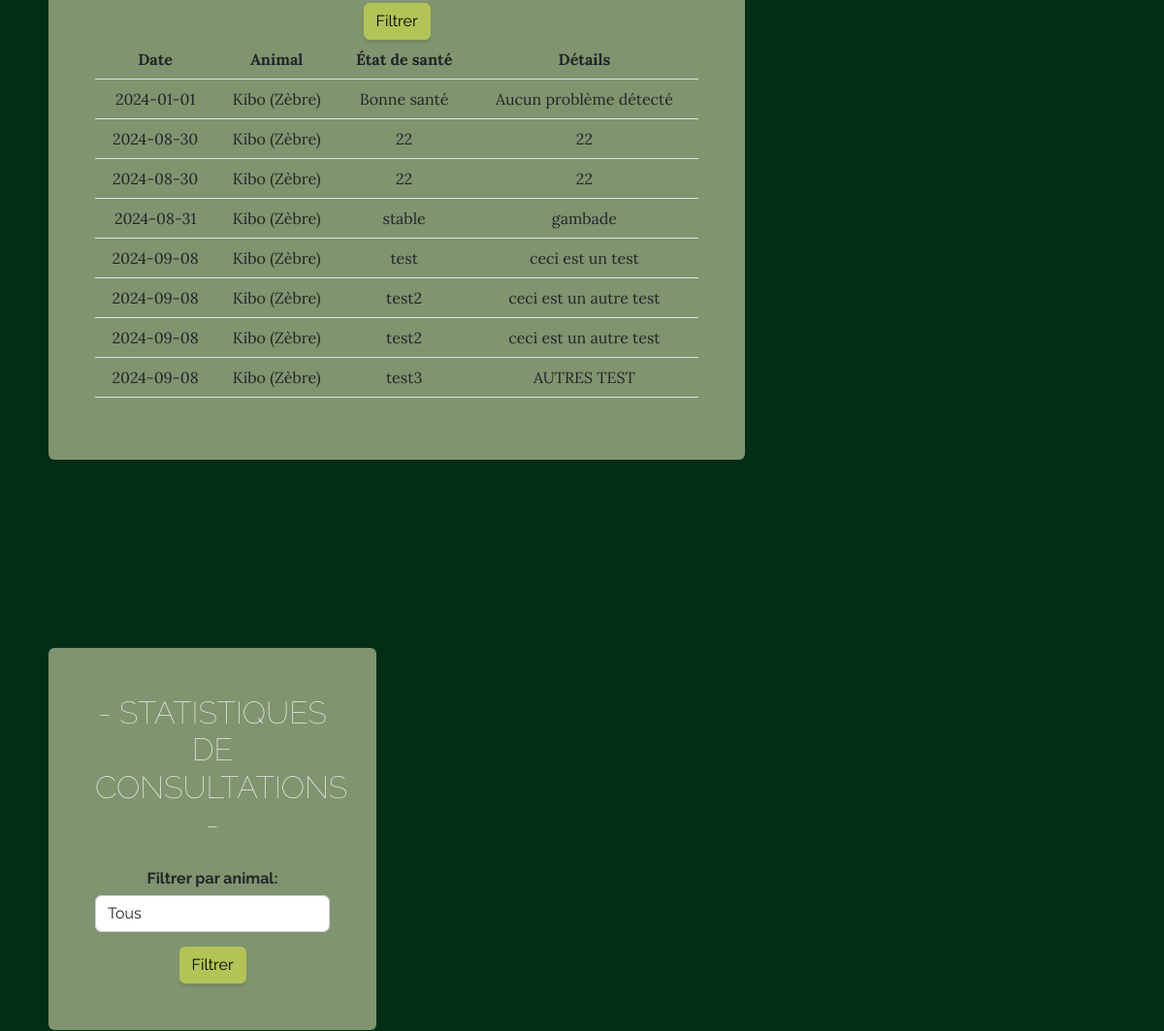
/admin?animal_id=1 (signed in, middle part), run on an earlier commit of the app's database.
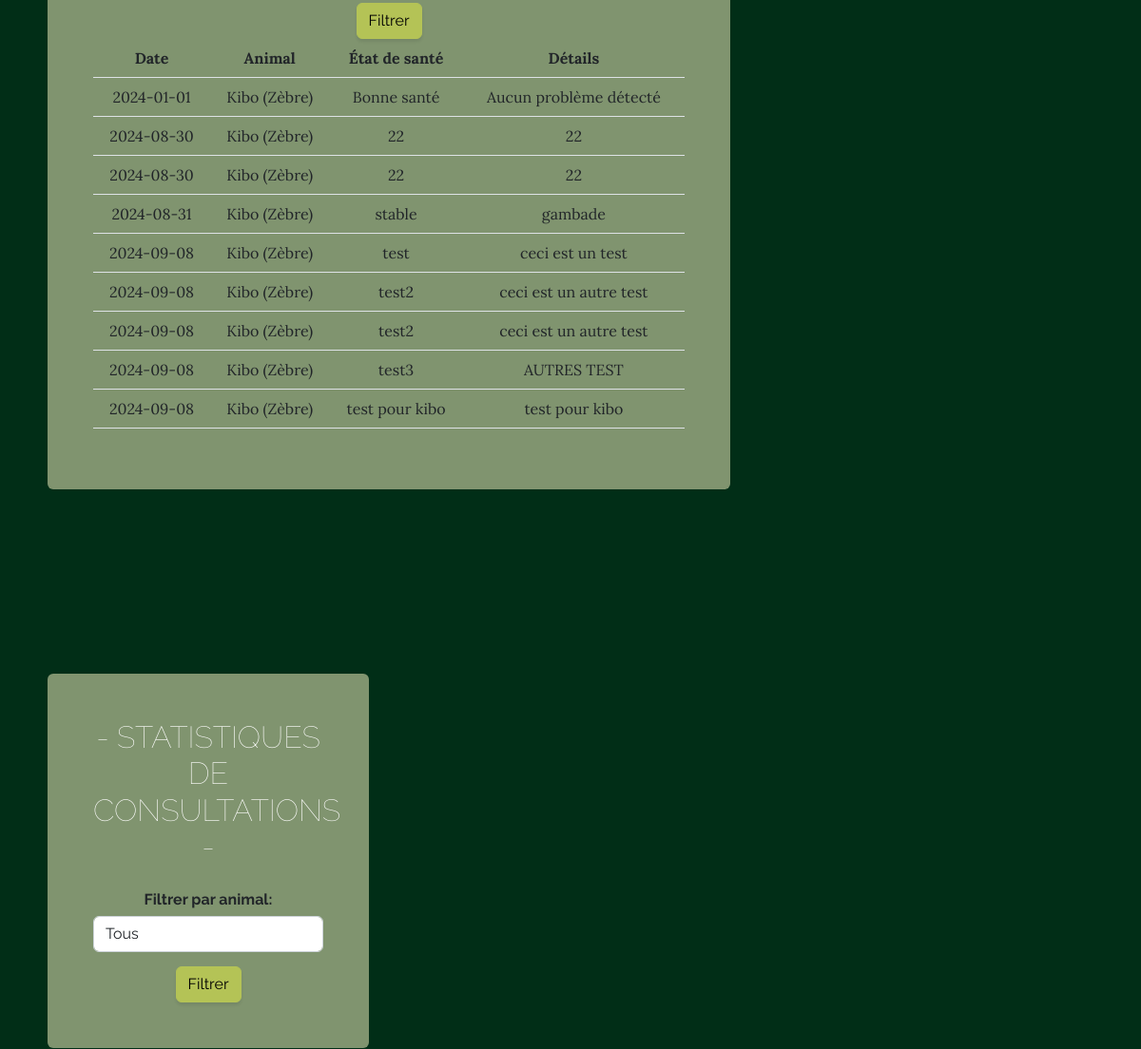
And on a later commit of the database.
### models.py (models this page shows)
class VetRecord(db.Model):
    id = db.Column(db.Integer, primary_key=True, autoincrement=True)
    date = db.Column(db.Date, nullable=False)
    health_status = db.Column(db.String(200), nullable=False)
    details = db.Column(db.Text, nullable=True)
    animal_id = db.Column(db.Integer, db.ForeignKey('animal.id'), nullable=False)
    animal = db.relationship('Animal', back_populates='vet_records')
    consultation_count = db.Column(db.Integer, default=0)

class Animal(db.Model):
    id = db.Column(db.Integer, primary_key=True)
    name = db.Column(db.String(100), nullable=False)
    species = db.Column(db.String(100), nullable=False)
    image = db.Column(db.String(200))
    habitat_id = db.Column(db.Integer, db.ForeignKey('habitat.id'), nullable=False)
    vet_records = db.relationship('VetRecord', back_populates='animal', lazy=True)
    description = db.Column(db.Text, nullable=True)

### app.py (the view, shortened to what this page needs)
@app.route('/admin', methods=['GET', 'POST'])
@role_required('admin')
def admin():
    form = CreateUserForm()
    filter_avis_date = request.args.get('date')
    filter_avis_animal_id = request.args.get('animal_id')
    query = VetRecord.query
    if filter_avis_animal_id and filter_avis_animal_id != '':
        query = query.filter(VetRecord.animal_id == filter_avis_animal_id)
    if filter_avis_date and filter_avis_date != '':
        query = query.filter(VetRecord.date == date.fromisoformat(filter_avis_date))
    if filter_avis_animal_id and filter_avis_animal_id != '' and filter_avis_date and filter_avis_date != '':
        query = query.filter(VetRecord.animal_id == filter_avis_animal_id)
    animals = Animal.query.all()
    vet_records = query.all()
    habitats = Habitat.query.all()
    consultation_counts = {animal.id: 0 for animal in animals}
    for record in vet_records:
        if record.animal_id in consultation_counts:
            consultation_counts[record.animal_id] += record.consultation_count
        else:
            consultation_counts[record.animal_id] = record.consultation_count
    avis_a_valider = Avis.query.filter_by(approuve=False).all()
    selected_animal_id = request.args.get('filter_animal_id')
    all_animals = Animal.query.all()
    if selected_animal_id and selected_animal_id != 'all':
        filtered_animals = Animal.query.filter_by(id=selected_animal_id).all()
    else:
        filtered_animals = all_animals if selected_animal_id == 'all' else []
    filter_food_date = request.args.get('food_date')
    filter_food_animal_id = request.args.get('food_animal_id')
    food_query = DailyFoodRecord.query
    if filter_avis_animal_id and filter_avis_animal_id != '':
        query = query.filter(VetRecord.animal_id == filter_avis_animal_id)
    if filter_avis_date and filter_avis_date != '':
        query = query.filter(VetRecord.date == date.fromisoformat(filter_avis_date))
    if filter_avis_animal_id and filter_avis_animal_id != '' and filter_avis_date and filter_avis_date != '':
        query = query.filter(VetRecord.animal_id == filter_avis_animal_id)
    daily_food_records = food_query.all()
    return render_template('admin.html', form=form, avis_a_valider=avis_a_valider, animals=animals, vet_records=vet_records, habitats=habitats, consultation_counts=consultation_counts, all_animals=all_animals, selected_animal_id=selected_animal_id, filtered_animals=filtered_animals, daily_food_records=daily_food_records, filter_avis_date=filter_avis_date, filter_avis_animal_id=filter_avis_animal_id, filter_food_date=filter_food_date, filter_food_animal_id=filter_food_animal_id)

### forms.py
class CreateUserForm(FlaskForm):
    email = StringField('Email', validators=[DataRequired(), Email()])
    password = PasswordField('Mot de passe', validators=[DataRequired()])
    role = SelectField('Rôle', choices=[('employee', 'Employé'), ('veterinarian', 'Vétérinaire')], validators=[DataRequired()])
    submit = SubmitField('Créer un compte')

### app.py (called while the page is built)
def role_required(role):
    def decorator(f):
        @wraps(f)
        def decorated_function(*args, **kwargs):
            if 'user_id' not in session:
                abort(403)
            user = User.query.get(session['user_id'])
            if user.role != role:
                abort(403)
            return f(*args, **kwargs)
        return decorated_function
    return decorator

### templates/admin.html (shortened to what this page needs)
<!DOCTYPE html>
<html lang="en">
    <head>
        <link href="../static/css/styles.css" rel="stylesheet" />
    </head>
    <body>
        <section class="page-section2 cta2">
            <div class="container">
                <div class="row">
                    <div class="col-xl-14 mx-auto">
                        <div class="row">
                            <div class="col-md-8">
                                <div class="inner5 bg-faded text-center rounded">
                                    <form method="GET" action="{{ url_for('admin') }}">
                                        <label for="date">Date:</label><br>
                                        <input type="date" id="date" name="date"><br><br>
                                        <label for="animal_id">Animal:</label><br>
                                        <br><br>
                                        <button type="submit" class="btn btn-primary">Filtrer</button>
                                    </form>
                                    {% if filter_avis_date or filter_avis_animal_id %}
                                    <table class="table">
                                        <thead>
                                            <tr>
                                                <th>Date</th>
                                                <th>Animal</th>
                                                <th>État de santé</th>
                                                <th>Détails</th>
                                            </tr>
                                        </thead>
                                        <tbody>
                                            {% for record in vet_records %}
                                                <tr>
                                                    <td>{{ record.date }}</td>
                                                    <td>{{ record.animal.name }} ({{ record.animal.species }})</td>
                                                    <td>{{ record.health_status }}</td>
                                                    <td>{{ record.details }}</td>
                                                </tr>
                                            {% endfor %}
                                        </tbody>
                                    </table>
                                    {% endif %}
                                </div>
                            </div>
                        </div>
                    </div>
                </div>
            </div>
        </section>
        <section class="page-section2 cta2">
            <div class="container">
                <div class="row">
                    <div class="col-xl-14 mx-auto">
                        <div class="row">
                            <div class="col-md-4">
                                <div class="inner5 bg-faded text-center rounded">
                                    <h2 class="section-heading mb-4">
                                        <span class="section-heading-lower2">- statistiques de consultations -</span>
                                    </h2>
                                    <form method="GET" action="{{ url_for('admin') }}">
                                        <div class="form-group">
                                            <label for="animalFilter">Filtrer par animal:</label>
                                            <select class="form-control" id="animalFilter" name="filter_animal_id">
                                                <option value="all">Tous</option>
                                            </select>
                                        </div>
                                        <button type="submit" class="btn btn-primary">Filtrer</button>
                                    </form>
                                </div>
                            </div>
                        </div>
                    </div>
                </div>
            </div>
        </section>
    </body>
</html>

What changed in the data, as far as the page shows it:
added VetRecord: date "2024-09-08", animal.name "Kibo", animal.species "Zèbre", health_status "test pour kibo", details "test pour kibo"
